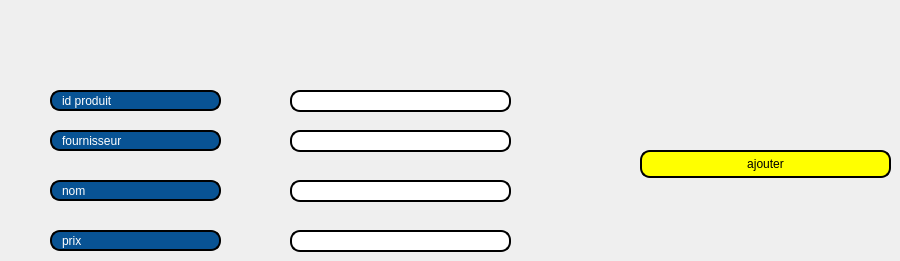
      <widget class="QWidget" name="tab_2">
       <attribute name="title">
        <string>Ajouter produit</string>
       </attribute>
       <widget class="QLineEdit" name="lineEdit_fournisseur">
        <property name="geometry">
         <rect>
          <x>290</x>
          <y>130</y>
          <width>221</width>
          <height>22</height>
         </rect>
        </property>
        <property name="styleSheet">
         <string notr="true">border: 2px solid black;
border-radius: 10px;
padding: 0 8px;
background:white;
selection-background-color: gray;</string>
        </property>
       </widget>
       <widget class="QLineEdit" name="lineEdit_prix">
        <property name="geometry">
         <rect>
          <x>290</x>
          <y>230</y>
          <width>221</width>
          <height>22</height>
         </rect>
        </property>
        <property name="styleSheet">
         <string notr="true">border: 2px solid black;
border-radius: 10px;
padding: 0 8px;
background: white;
selection-background-color: gray;</string>
        </property>
       </widget>
       <widget class="QLineEdit" name="lineEdit_nomp">
        <property name="geometry">
         <rect>
          <x>290</x>
          <y>180</y>
          <width>221</width>
          <height>22</height>
         </rect>
        </property>
        <property name="styleSheet">
         <string notr="true">border: 2px solid black;
border-radius: 10px;
padding: 0 8px;
background: white;
selection-background-color: gray;</string>
        </property>
       </widget>
       <widget class="QLineEdit" name="lineEdit_6">
        <property name="geometry">
         <rect>
          <x>50</x>
          <y>90</y>
          <width>171</width>
          <height>21</height>
         </rect>
        </property>
        <property name="styleSheet">
         <string notr="true">border: 2px solid black;
border-radius: 10px;
padding: 0 8px;
color:rgb(255,255,255);
background: #085394;
selection-background-color: gray;</string>
        </property>
        <property name="text">
         <string>id produit</string>
        </property>
       </widget>
       <widget class="QLineEdit" name="lineEdit_7">
        <property name="geometry">
         <rect>
          <x>50</x>
          <y>130</y>
          <width>171</width>
          <height>21</height>
         </rect>
        </property>
        <property name="styleSheet">
         <string notr="true">border: 2px solid black;
border-radius: 10px;
padding: 0 8px;
color:rgb(255,255,255);
background: #085394;
selection-background-color: gray;
</string>
        </property>
        <property name="text">
         <string>fournisseur</string>
        </property>
       </widget>
       <widget class="QLineEdit" name="lineEdit_8">
        <property name="geometry">
         <rect>
          <x>50</x>
          <y>180</y>
          <width>171</width>
          <height>21</height>
         </rect>
        </property>
        <property name="styleSheet">
         <string notr="true">border: 2px solid black;
border-radius: 10px;
padding: 0 8px;
color:rgb(255,255,255);
background: #085394;
selection-background-color: gray;</string>
        </property>
        <property name="text">
         <string>nom</string>
        </property>
       </widget>
       <widget class="QLineEdit" name="lineEdit_9">
        <property name="geometry">
         <rect>
          <x>50</x>
          <y>230</y>
          <width>171</width>
          <height>21</height>
         </rect>
        </property>
        <property name="styleSheet">
         <string notr="true">border: 2px solid black;
border-radius: 10px;
padding: 0 8px;
color:rgb(255,255,255);
background: #085394;
selection-background-color: gray;</string>
        </property>
        <property name="text">
         <string>prix</string>
        </property>
       </widget>
       <widget class="QPushButton" name="ajout_produit">
        <property name="geometry">
         <rect>
          <x>640</x>
          <y>150</y>
          <width>251</width>
          <height>28</height>
         </rect>
        </property>
        <property name="styleSheet">
         <string notr="true">border: 2px solid black;
border-radius: 10px;
padding: 0 8px;
color:black;
background: yellow;
selection-background-color: gray;</string>
        </property>
        <property name="text">
         <string>ajouter</string>
        </property>
       </widget>
       <widget class="QLineEdit" name="lineEdit_idp">
        <property name="geometry">
         <rect>
          <x>290</x>
          <y>90</y>
          <width>221</width>
          <height>22</height>
         </rect>
        </property>
        <property name="styleSheet">
         <string notr="true">border: 2px solid black;
border-radius: 10px;
padding: 0 8px;
background: white;
selection-background-color: gray;</string>
        </property>
       </widget>
      </widget>
